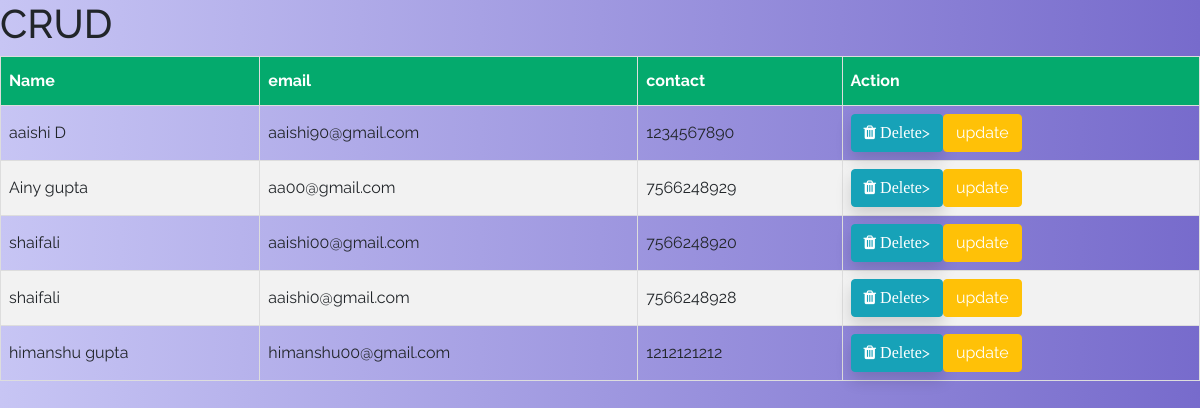
Screenshot of /table/ with the database file from the repository.
### app/models.py (models this page shows)
class person(models.Model):
    name = models.CharField(max_length=200)
    email = models.EmailField(max_length=200)
    password = models.CharField(max_length=500)
    contact = models.IntegerField()

### app/views.py (the view)
# urls.py: path('table/', views.table),
def table(request):
    data = person.objects.all()
    return render(request, 'table.html', {"data": data})

### app/templates/table.html (shortened to what this page needs)
{% load static %}
{%load bootstrap3%}
<!DOCTYPE html>
<html>
<head>
 <link rel="stylesheet" href="https://maxcdn.bootstrapcdn.com/bootstrap/4.5.2/css/bootstrap.min.css">
<link rel="stylesheet" href="https://cdnjs.cloudflare.com/ajax/libs/font-awesome/4.7.0/css/font-awesome.min.css">
 <link href="{% static 'style.css' %}" rel="stylesheet"/>
</head>
</head>
<body>
<h1>CRUD</h1>
<table id="customers">
  <tr>
  <th> Name</th>
  <th>email</th>
    <th>contact</th>
    <th>Action</th>
  </tr>
  {% if data %}
  <tbody>
 {% for Person in data%}
  <tr>
  <td>{{Person.name}}</td>
  <td>{{Person.email}}</td>
  <td>{{Person.contact}}</td>
  <td><div>
     <a href="{% url 'delete' Person.pk %}" type="submit" class="btn btn-info text-white shadow btn-xs sharp me-1"
    data-bs-target="#delete" ... onclick="return confirm('Are you sure you want to delete this?') ">
    <i class="fa fa-trash"> Delete</i>>
    <a href="/update_view/{{Person.id}}/" class="btn btn-warning text-white">update</a>
    </div>
    </td>
  </tr>
   {% endfor %}
</tbody>
{%else%}
<p>No data available</p>
{%endif%}
</table>
</body>
</html>

### app/templates/table.html (style rules this page uses)
#customers { font-family: Arial, Helvetica, sans-serif; border-collapse: collapse; width: 100%; }
#customers td, #customers th { border: 1px solid #ddd; padding: 8px; }
#customers tr:nth-child(even) { background-color: #f2f2f2; }
#customers th { padding-top: 12px; padding-bottom: 12px; text-align: left; background-color: #04AA6D; color: white; }

### rows the page displays
person: name "aaishi D", email "aaishi90@gmail.com", contact "1234567890"
person: name "Ainy gupta", email "aa00@gmail.com", contact "7566248929"
person: name "shaifali", email "aaishi00@gmail.com", contact "7566248920"
person: name "shaifali", email "aaishi0@gmail.com", contact "7566248928"
person: name "himanshu gupta", email "himanshu00@gmail.com", contact "1212121212"
